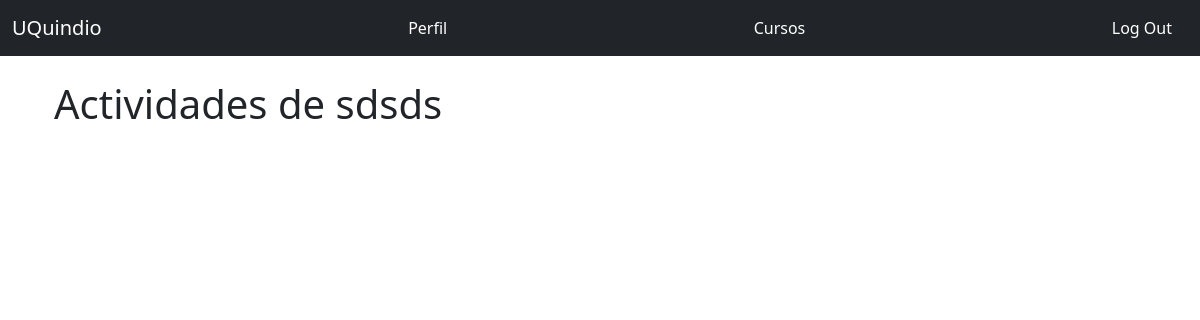
The page /teacher/activities/2/2 (signed in) on the database as committed earlier.
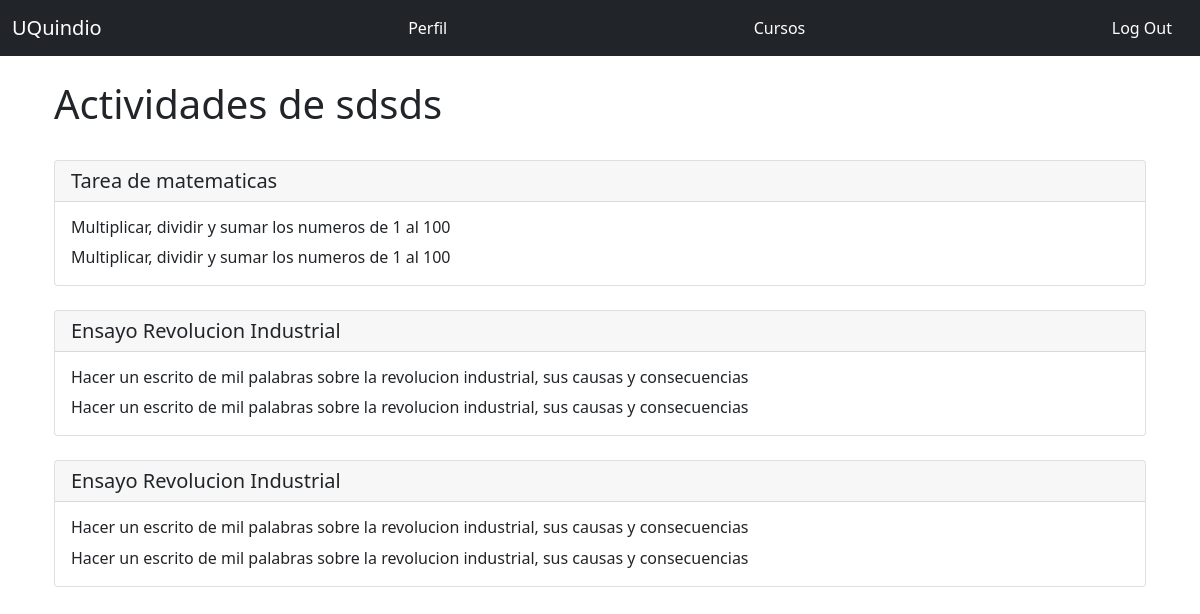
The same page on the database as committed later.
### app.py (models this page shows)
class Homework(db.Model):
    __tablename__ = 'homework'
    id = db.Column(db.Integer, primary_key = True)
    title = db.Column(db.String(128))
    description = db.Column(db.Text)
    limit_date = db.Column(db.DateTime, default=datetime.utcnow)
    status = db.Column(db.String)
    student_comment = db.Column(db.Text)
    grade = db.Column(db.DECIMAL(5,2))
    date_sent = db.Column(db.DateTime)
    file_url = db.Column(db.String)
    enrollment_id = db.Column(db.Integer, db.ForeignKey('enrollment.id'))

### app.py (the view)
@app.route('/teacher/activities/<int:teacher_id>/<int:course_id>', methods=['GET', 'POST'])
@login_required
@require_role(role="Teacher")
def teacher_activities(teacher_id, course_id):
    result = db.session.execute('Select teachers.id, courses.id As courses_id, homework.title As homework_title, homework.description As homework_description, homework.student_comment As homework_student_comment, students.name As students_name, students.last_name As students_last_name, homework.limit_date As homework_limit_date, homework.status As homework_status, homework.grade As homework_grade, homework.date_sent As homework_limit_date, homework.file_url As homework_file_url From enrollment Inner Join courses On courses.id = enrollment.course_id Inner Join homework On enrollment.id = homework.enrollment_id Inner Join teachers On teachers.id = courses.teacher_id Inner Join students On students.id = enrollment.student_id Where teachers.id = :val And courses.id = :val2', {'val': teacher_id, 'val2': course_id})
    return render_template('teacher_activities.html', result=result, course_id=course_id)

### app.py (called while the page is built)
def require_role(role):
    def decorator(func):
        @wraps(func)
        def wrapped_function(*args, **kwargs):
            if not session['account_type'] == role:
                return redirect("/404")
            else:
                return func(*args, **kwargs)
        return wrapped_function
    return decorator

@login_manager.user_loader
def load_user(user_id):
    if session['account_type'] == 'Student':
        return User.query.get(int(user_id))
    elif session['account_type'] == 'Teacher':
        return Teacher.query.get(int(user_id))
    else:
      return None

### templates/teacher_activities.html (shortened to what this page needs)
{% extends "base.html" %}
{% block head %}
  {{ super() }}
{% endblock %}
{% block page_content %}
<div class="page-header">
    <h1>Actividades de sdsds </h1>
</div>
<br/>
{% for r in result %}
    <div class="card">
        <h5 class="card-header">{{ r.homework_title }} </h5>
            <div class="card-body">
                <h6 class="card-title"> {{ r.homework_description }} </h6>
                    <p class= "card-text">
                    {{ r.homework_description }}
                    </p>
                  </div>
                </div>
                <br/>
    {% endfor %}
{% endblock %}

Rows that differ between the two databases and show on the page:
now on this page (row unchanged): Homework: homework_title "Tarea de matematicas", homework_description "Multiplicar, dividir y sumar los numeros de 1 al 100"
added Homework: homework_title "Ensayo Revolucion Industrial", homework_description "Hacer un escrito de mil palabras sobre la revolucion industrial, sus causas y consecuencias"
added Homework: homework_title "Ensayo Revolucion Industrial", homework_description "Hacer un escrito de mil palabras sobre la revolucion industrial, sus causas y consecuencias"
